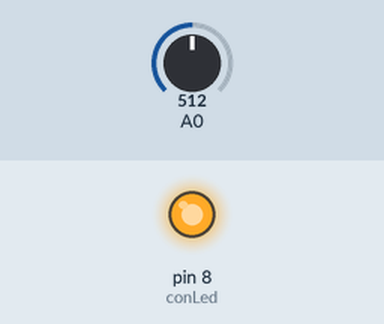
Simulated run of this sketch. Board: Arduino Uno, built with avr-gcc and run on an emulated ATmega328P. On the bench: output pins drawn as LEDs (lit = HIGH). The test bench sets the inputs (shaded band); at power-on: A0 = 512.

Above: at 3.4 s.
3.5 s: A0 set to 122
At 4.4 s:
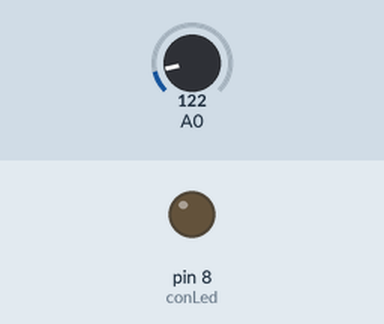
7.0 s: A0 set to 0
Timing chart, 0 to 16.5 s (numbered marks = the images above; inputs shaded):
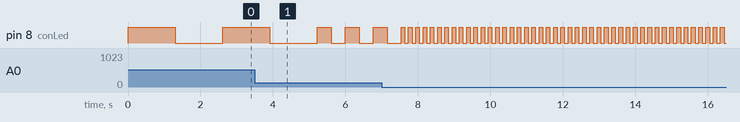

Measured:
- by itself, pin 8 (conLed): repeats every 0.20 s: HIGH 0.10 s, LOW 0.10 s

The sketch:

LDRBlink.ino
```cpp
const int conLed = 8;
const int sensor = 0;
const int minD = 100, maxD = 700;
void setup() {
  // put your setup code here, to run once:
  pinMode(conLed, OUTPUT);
}

void loop() {
  // put your main code here, to run repeatedly:
  int rate = analogRead(0);   //Reading from pin 0
  rate = map(rate, 0, 255, minD, maxD);

  digitalWrite(conLed, HIGH);
  delay(rate);
  digitalWrite(conLed, LOW);
  delay(rate);
}
```
